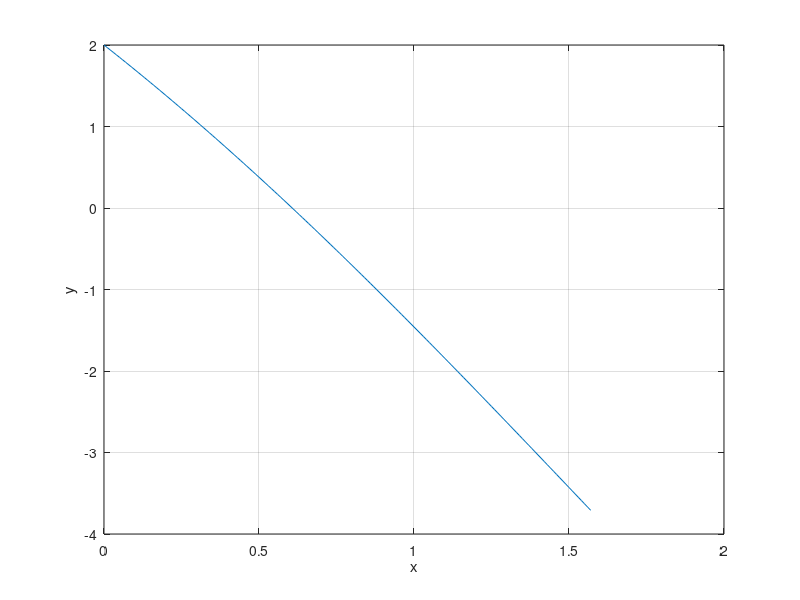

MATLAB code to generate this figure: (Note: this script raises an error after producing the figure.)
clc;
clear all;
close all;

f = @(x) cos(x)-3*x+1;

x = 0:0.01:0.5*pi;
y = feval(f,x);

plot(x,y);
xlabel('x');
ylabel('y');
grid on;

root = secant(f,1,0.0001,10);

disp('the root is:');
disp(root);